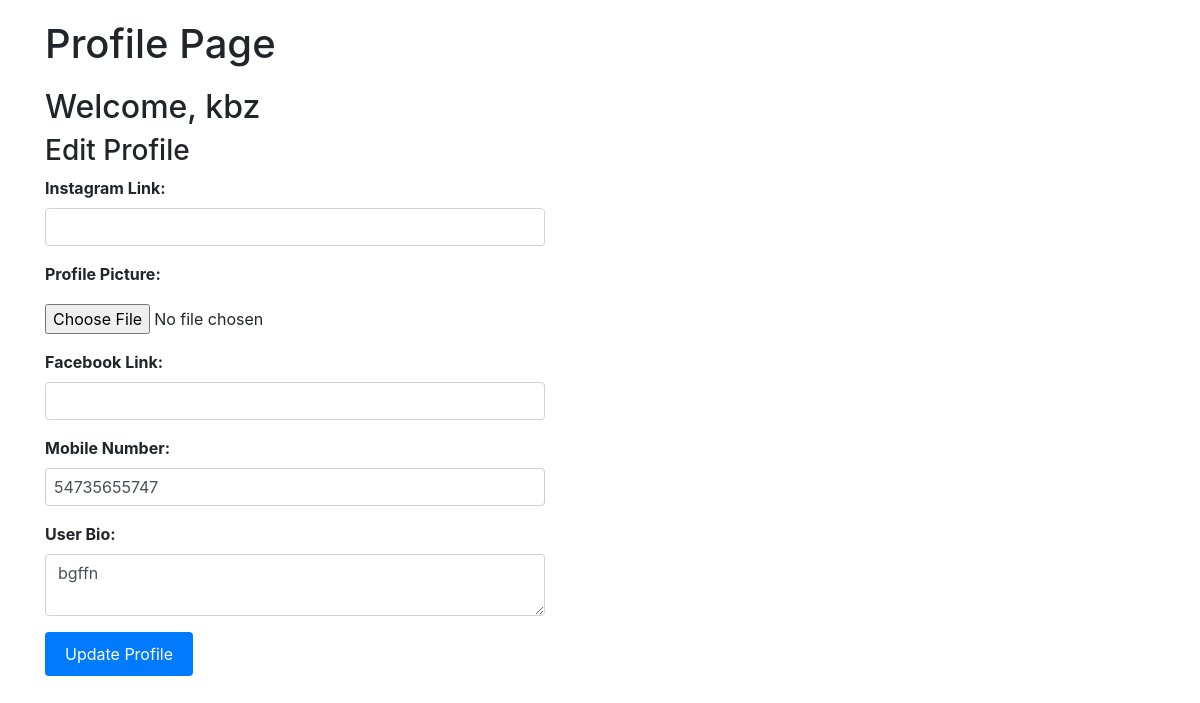
/userProfile/profile/ (signed in), run on the app's committed database.
### accounts/models.py (models this page shows, shortened)
class Profile(models.Model):
    user = models.ForeignKey(User, on_delete=models.CASCADE,default=None,related_name='user_profile')
    mobile_number = models.CharField(max_length=13, unique=True)
    user_bio = models.TextField(max_length=50,blank=True)
    instagram_link = models.URLField(max_length=50,blank=True)
    facebook_link = models.URLField(max_length=50,blank=True)
    profile_image = models.ImageField(upload_to='profile_image/',default="",blank=True)
    objects = ProfileManager()

### userProfile/views.py (the view, shortened to what this page needs)
# urls.py: path('profile/',profile_page,name='profile_page'),
def profile_page(request):
    user = request.user
    try:
        profile = Profile.objects.get(user=user)
    except Profile.DoesNotExist:
        profile = None
    return render(request, 'userProfile/profile_list.html', {'profile': profile})

### Templates/userProfile/profile_list.html (shortened to what this page needs)
<!DOCTYPE html>
<html lang="en">
<head>
    <link rel="stylesheet" href="https://stackpath.bootstrapcdn.com/bootstrap/4.5.0/css/bootstrap.min.css">
</head>
<body>
    <div class="container">
        <h1>Profile Page</h1>
        <h2>Welcome, {{ profile.user.username }}</h2>
        <h3>Edit Profile</h3>
        <form method="post" enctype="multipart/form-data">
            <div class="form-group">
                <label for="instagram_link">Instagram Link:</label>
                <input type="url" class="form-control" name="instagram_link"
                    value="{{ profile.instagram_link|default:'' }}">
            </div>
            <div class="form-group">
                <label for="profile_pic">Profile Picture:</label>
                <input type="file" class="form-control-file" name="profile_image"
                    value="{{ profile.profile_image|default:'' }}">
            </div>
            <div class="form-group">
                <label for="facebook_link">Facebook Link:</label>
                <input type='url' class="form-control" name="facebook_link"
                    value="{{ profile.facebook_link|default:'' }}">
            </div>
            <div class="form-group">
                <label for="mobile_number">Mobile Number:</label>
                <input type="number" class="form-control" name="mobile_number"
                    value="{{ profile.mobile_number|default:'' }}">
            </div>
            <div class="form-group">
                <label for="user_bio">User Bio:</label>
                <textarea class="form-control" name="user_bio">{{ profile.user_bio|default:'' }}</textarea>
            </div>
            <input type="submit" class="btn btn-primary" value="Update Profile">
        </form>
    </div>
</body>
</html>

### Templates/userProfile/profile_list.html (style rules this page uses)
body { padding: 20px; }
h1 { margin-bottom: 20px; }
form { max-width: 500px; }
label { font-weight: bold; }
input[type="text"], input[type="number"], textarea { width: 100%; padding: 8px; border: 1px solid #ccc; border-radius: 4px; margin-bottom: 10px; }
input[type="file"] { margin-top: 10px; }
input[type="submit"] { padding: 10px 20px; background-color: #007bff; color: #fff; border: none; border-radius: 4px; cursor: pointer; }

### data on the page
Profile: user.username "kbz", mobile_number "54735655747", user_bio "bgffn"
